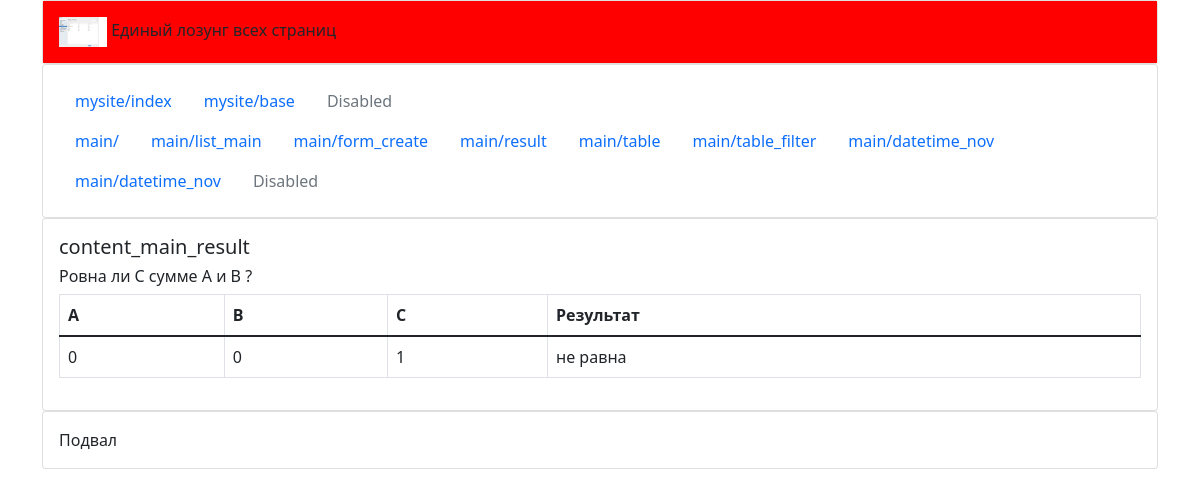
The app's page /main/result/, older data.
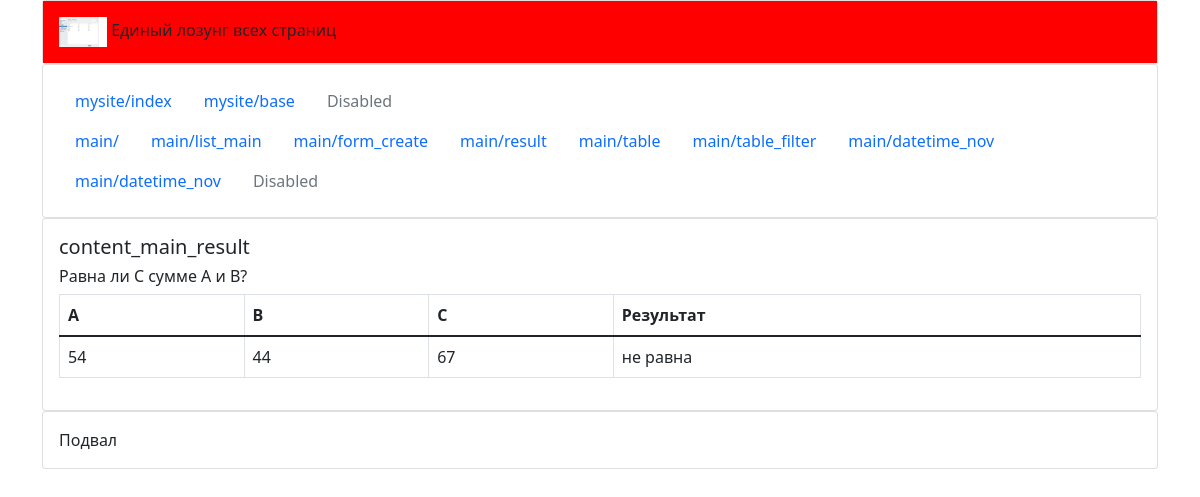
The same page, newer data.
### main/models.py (models this page shows, shortened)
class Abc(models.Model):
    task = models.CharField(default="Равна ли С сумме A и B?", max_length=256)
    a = models.IntegerField(default=0)
    b = models.IntegerField(default=0)
    c = models.IntegerField(default=0)

### main/views.py (the view)
# urls.py: path('result/', views.result, name='result'),
def result(request):
    row = Abc.objects.values_list().last()
    list_data = [row[2], row[3], row[4]]
    if list_data[0] + list_data[1] == list_data[2]:
        result = "равна"
    else:
        result = "не равна"
    list_data.append(result)
    list_tasks = list()
    list_tasks.append(row[1])
    print(row[1])
    print('list_tasks:', list_tasks,end=' ')
    print('list_main_result: ', list_data)
    context = {'list_tasks': list_tasks, 'list_data': list_data}
    return render(request, 'main/result.html', context)

### templates/main/result.html (shortened to what this page needs)
{% extends '../mysite/base.html' %}
{% block content %}
<h5>content_main_result</h5>
<h6>
    {% for item in list_tasks %}
    {{ item }}
    {% endfor %}
</h6>
<table class="table table-bordered">
    <thead>
    <tr>
        <th scope="col">A</th>
        <th scope="col">B</th>
        <th scope="col">C</th>
        <th scope="col">Результат</th>
    </tr>
    </thead>
    <tbody>
    <tr>
        {% for item in list_data %}
        <td>
            {{ item }}
        </td>
        {% endfor %}
    </tr>
</table>
{% endblock %}

Row changes from the older to the newer data that the page shows:
removed Abc: list_tasks "Ровна ли С сумме A и B ?"
added Abc: list_tasks "Равна ли С сумме A и B?"
Text that changed along with them:
new list line: "54"
new list line: "44"
new list line: "67"
list line gone: "0"
list line gone: "1"
